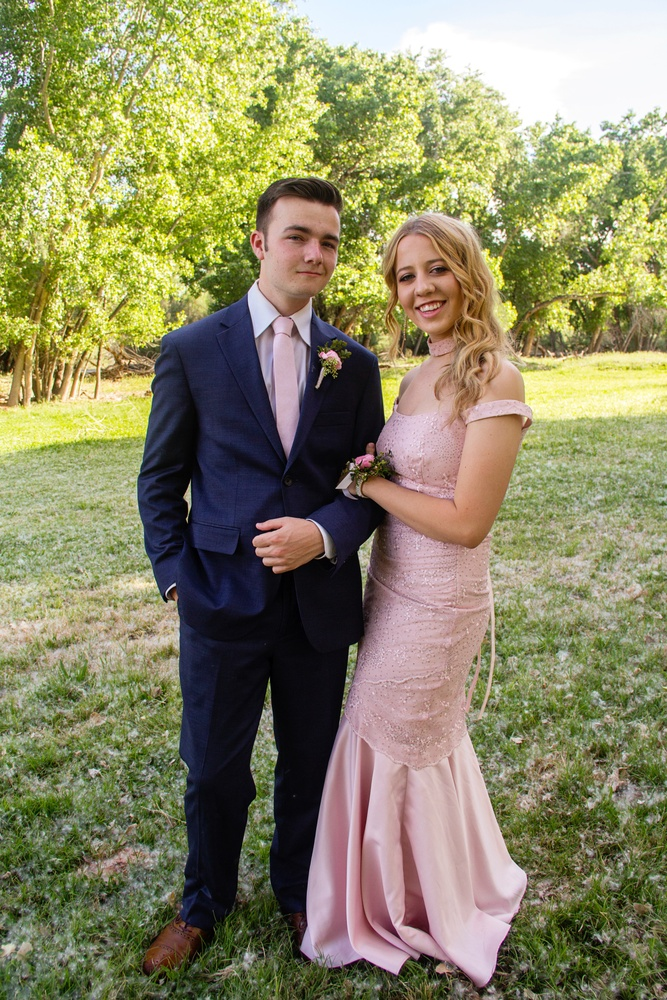
#> input picture sb.JPG, 667 x 1000 px, shrunk from 2730 x 4096 before the run
$ python asciiConverter.py
#> lines starting #> are read from the running program, lines starting #| are printed output that depends on the picture
"""
Image Converter class that takes an image in RGB/CMYK
and returns a similar image made of only ASCII chars.
alternatively one can opt to only pixelate the image.
Created by Trevor Dalton on 8/28/19
"""

from PIL import Image, ImageDraw, ImageFont
from concurrent.futures import ProcessPoolExecutor
import functools
import multiprocessing
import time

# The following 2 functions are taken from https://www.codementor.io

# Open an Image
def open_image(path):
  newImage = Image.open(path)
  return newImage

class AsciiConverter:

  def __init__(self, image, blockSize):
    self.image = image
    self.oldWidth, self.oldHeight = image.size
    self.width = self.oldWidth - (self.oldWidth % blockSize)
    self.height = self.oldHeight - (self.oldHeight % blockSize)
    self.blockSize = blockSize
    self.blocks = self.getImageColor()
    self.newImage = None


  # Takes the list of blocks and
  # turns them into a pixelated image
  def pixelate(self):
    image = Image.new("RGB", (self.width, self.height), "white")
    pen = ImageDraw.Draw(image)
    for i in range(self.height//self.blockSize):
      for j in range(self.width//self.blockSize):
        pen.rectangle([(j*self.blockSize, i*self.blockSize), (j*self.blockSize+self.blockSize, i*self.blockSize+self.blockSize)], self.blocks[j+(i*self.width//self.blockSize)], self.blocks[j+(i*self.width//self.blockSize)], 0)
    self.newImage = image

  # Helper method that turns an RGB tuple to a Greyscale value.
  def RGBtoGreyscale(self, color):
    val = color[0] + color[1] + color[2]
    return val // 3

  # Helper method to turn a greyscale value to a particular letter.
  def determineLetter(self, darkness):
    char = ""
    if darkness < 30:
      char = "W"
    elif darkness < 60:
      char = "X"
    elif darkness < 90:
      char = "A"
    elif darkness < 120:
      char = "S"
    elif darkness < 150:
      char = "C"
    elif darkness < 180:
      char = "T"
    elif darkness < 200:
      char = ")"
    elif darkness < 215:
      char = "!"
    elif darkness < 230:
      char = "^"
    else:
      char = "."
    return char

  # Takes the blocks and converts them to
  # ASCII characters.
  def asciiConvert(self):
    image = Image.new("RGB", (self.width, self.height), "white")
    pen = ImageDraw.Draw(image)
    font = ImageFont.truetype("joystix_monospace.ttf", self.blockSize)
    for i in range(self.height//self.blockSize):
      for j in range(self.width//self.blockSize):
        color = self.blocks[j+(i*self.width//self.blockSize)]
        darkness = self.RGBtoGreyscale(color)
        char = self.determineLetter(darkness)
        pen.text((j*self.blockSize, i*self.blockSize), char, "black", font)
    self.newImage = image

  # For a size x size group of pixels
  # get the average (r,g,b) between
  # (start.x,start.y) and (start.x+size,start.y+size)
  # Returns a tuple (r,g,b)
  def getBlockColor(self, start):
    totalRGB = [0,0,0]

    # Loops over every pixel and adds its RGB value to the list
    for i in range(self.blockSize):
      for j in range(self.blockSize):
        pixel = self.image.getpixel((start[0]+j, start[1]+i))
        totalRGB[0] += pixel[0]
        totalRGB[1] += pixel[1]
        totalRGB[2] += pixel[2]

    # Integer divides the total amount of RGB by self.blockSize**2 and puts it in a tuple
    averageRGB = ( totalRGB[0] // self.blockSize**2, totalRGB[1] // self.blockSize**2, totalRGB[2] // self.blockSize**2 )
    return averageRGB

  # Helper method so the program can assign
  # larger tasks to each thread
  def getRowColor(self, start):
    rowColors = []
    for j in range(self.width//self.blockSize):
      block = self.getBlockColor((j*self.blockSize, start))
      rowColors.append(block)
    return rowColors

  # Helper method to get a list
  # of the average RGB values.
  # Goes by width and then by height.
  def getImageColor(self):
    # Now threads are used to gather image data
    # about the average RGB of each blockSizexblockSize block.
    averageColors = []
    coords = []
    with ProcessPoolExecutor(multiprocessing.cpu_count()) as executor:
      for i in range(self.height//self.blockSize):
        coords.append(i*self.blockSize)
      for result in executor.map(self.getRowColor, coords):
        for block in result:
          averageColors.append(block)
    return averageColors


  # Takes a list of average RGB values of an image
  # and returns an image of those shades.
  def display(self):
    if self.newImage == None:
      self.image.show()
    else:
      self.newImage.show()

  # Save the file to the name decided by user input
  def save(self, name):
    self.newImage.save(name)

def main():
  imageName = input("What is the name of the image you'd like converted? ex: egg.jpg\n")
#> the answer given: sb.JPG
  image = Image.open(imageName)
#> image is the input picture: PIL image 667x1000 RGB; mean R, G, B 139.1, 136.1, 100.2
  image.convert('RGB')
  blockSize = 0
  blockSize = int(input("What size would you like the blocks?"))
#> the answer given: 100
  newImage = AsciiConverter(image, blockSize)
  newImage.asciiConvert()
#> in asciiConvert, `image = Image.new("RGB", (self.width, self.height), "white")`: image: PIL image 600x1000 RGB; every value is 255
#> in asciiConvert, `self.newImage = image`:
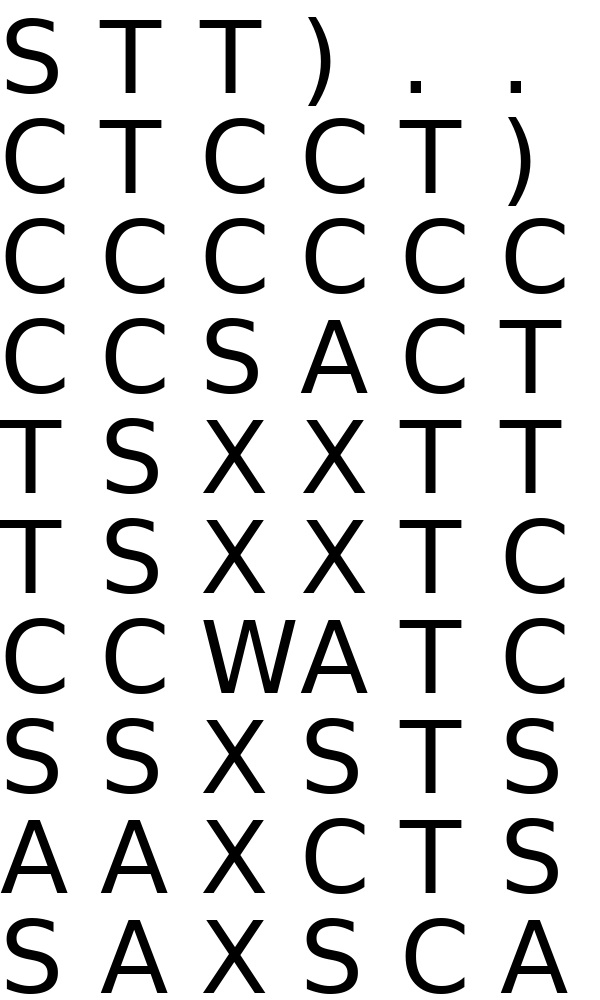
#> self.newImage: PIL image 600x1000 RGB; min 0, max 255, mean 220.7
  newImage.display()
  newImage.save("test.jpg")


if __name__ == "__main__":
  main()
